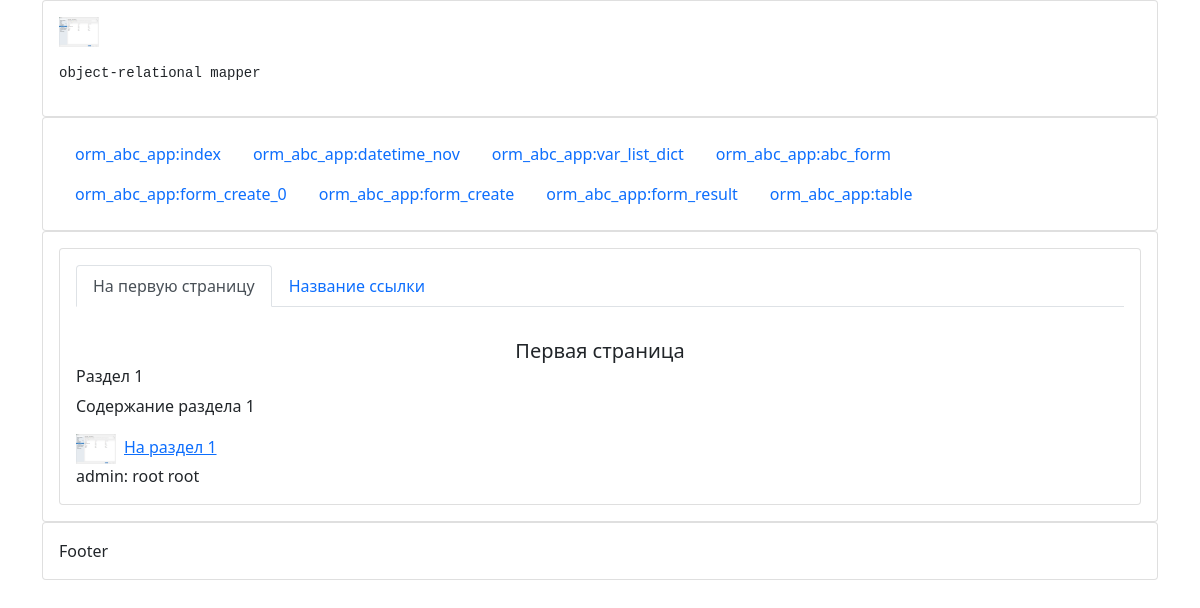
The app's page /page/1, older data.
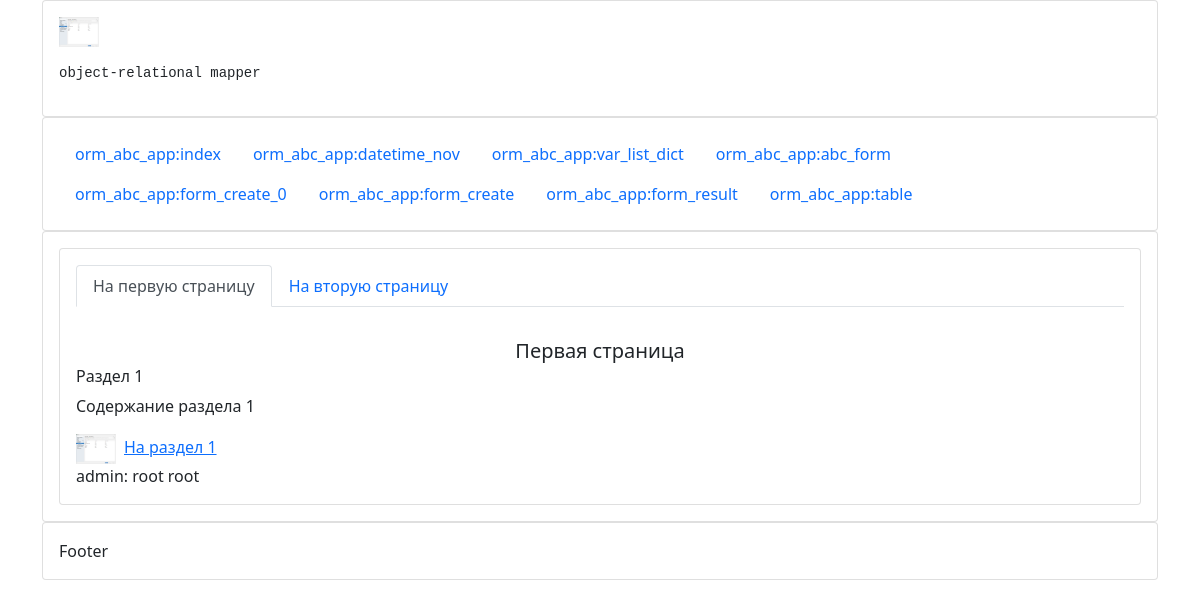
The same page, newer data.
### site_app/models.py (models this page shows, shortened)
class Item(models.Model):
    item_title = models.CharField(verbose_name = 'Заголовок (title)', max_length=255, default="Заголовок" )
    item_nav = models.CharField(verbose_name = 'Название ссылки', max_length=255, default="Название ссылки")
    item_nav_position = models.IntegerField(verbose_name = 'Приоритет ссылки в навигации (0 - исключить)', default=1, help_text="большее - число правее, 0 - исключить из навигации")
    item_content = models.TextField(verbose_name = 'Основное содержание страницы',
    default = '<a id="top_of _page" href="#h1" class="card-link">На раздел 1</a>   <h6 class="card-subtitle mb-2 text-body-secondary ">   <a id="h1">Раздел 1</a></h6>   <p class="card-text">Содержание раздела 1</p>   <img src="/static/images/settings_django.png"  height="30px">    <a href="#top_of _page" class="card-link">к началу страницы</a>')
    item_current_date = models.DateTimeField(verbose_name = "Дата Записи", auto_now=True)
    class Meta:
        verbose_name = 'Содержание текущей страницы'
        verbose_name_plural = 'Содержание всех страниц'
        ordering = ('-item_nav_position',)

### site_app/views.py (the view)
# urls.py: path('page/<int:pk>', views.page, name='page'),
def page(request, pk):
    nav_objects = Item.objects.values('id','item_nav', 'item_nav_position').filter(item_nav_position__gt=0).order_by('-item_nav_position')
    print("nav_objects: ", nav_objects)
    content_object = Item.objects.values().get(id=pk)
    print("content_object:\n", content_object)
    context = {'pk': pk, 'nav_objects': nav_objects, 'content_object': content_object}
    return render(request, 'page.html', context)

### site_app/templates/page.html (shortened to what this page needs)
{% extends 'layout.html' %}
{% block content %}
    <div class="card">
        <div class="card-body">
            <ul class="nav nav-tabs">
                {% for object in nav_objects %}
                    <li class="nav-item">
                        <a class="{% if pk == object.id %}nav-link active{% else %}nav-link{% endif %}"
                           href="{% url 'site_app:page' pk=object.id %}">{{ object.item_nav }}</a>
                    </li>
                {% endfor %}
            </ul>
        </div>
        <div class="card-body">
            <h5 class='card-title text-center'> {% autoescape off %}{{ content_object.item_title }}{% endautoescape %}</h5>
            {% autoescape off %}{{ content_object.item_content }}{% endautoescape %}
        </div>
    </div>
{% endblock %}

Row changes from the older to the newer data that the page shows:
removed Item: item_nav "Название ссылки"
added Item: item_nav "На вторую страницу"
